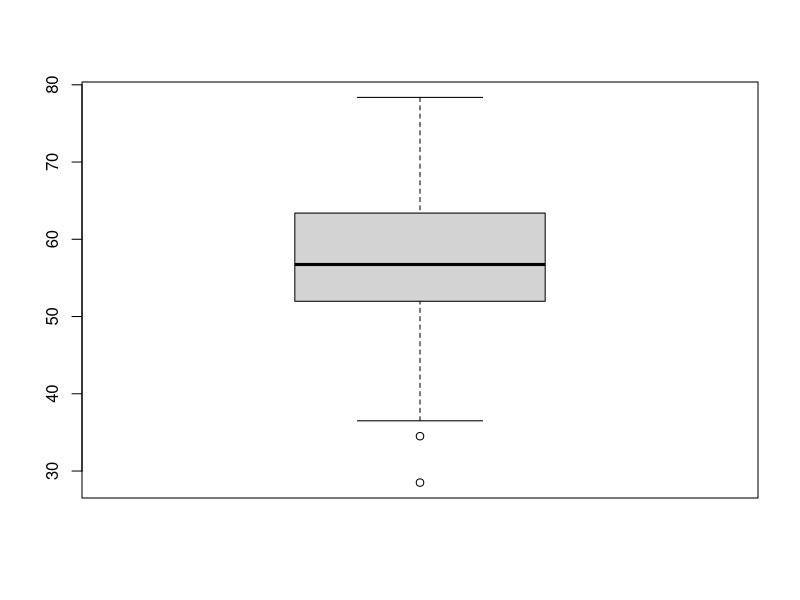
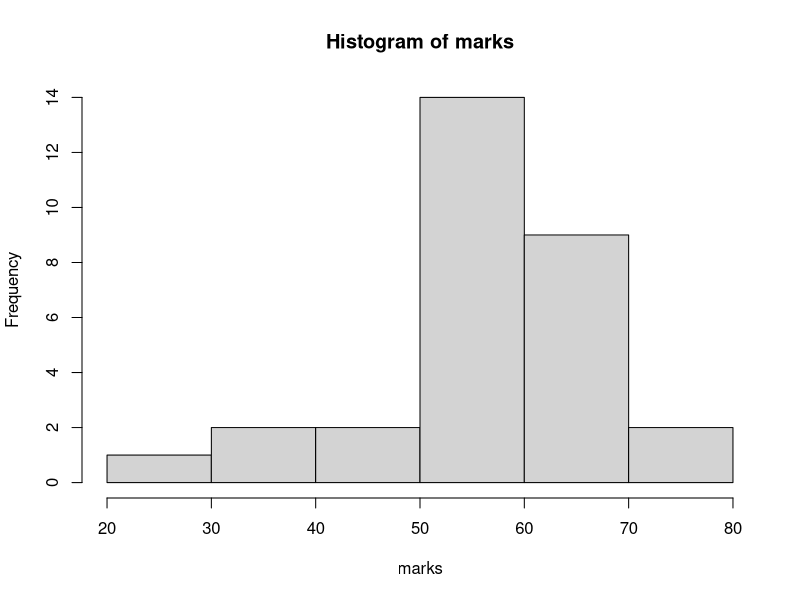
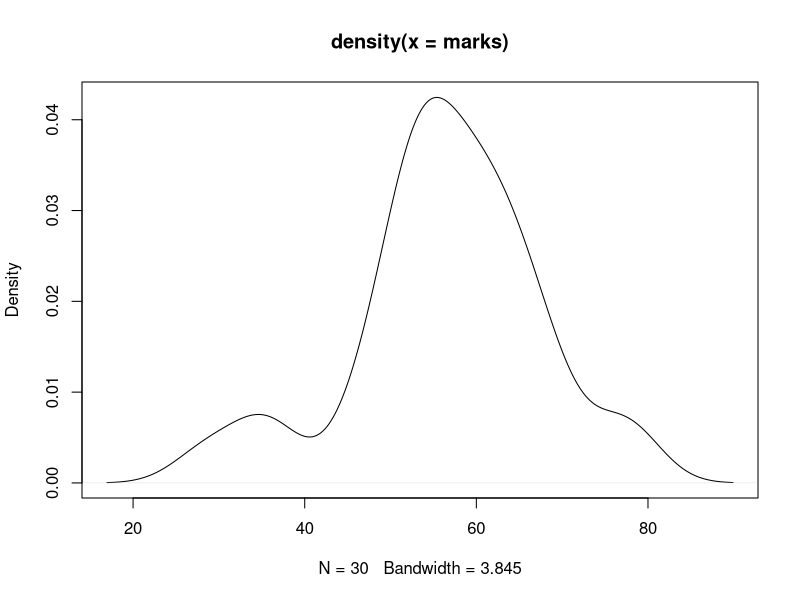
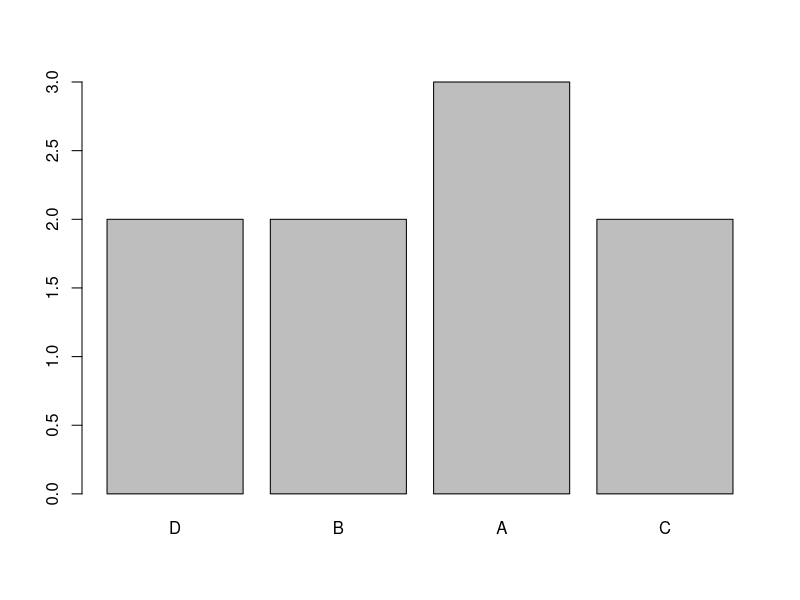
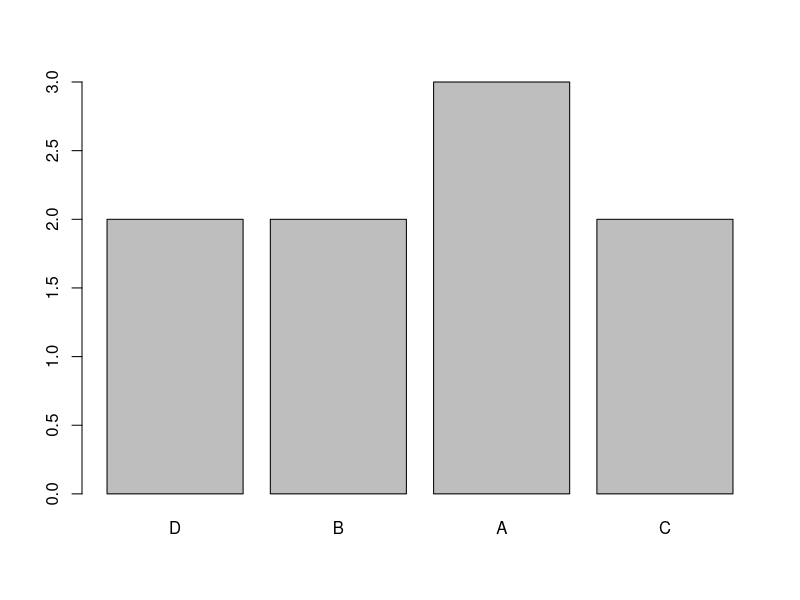
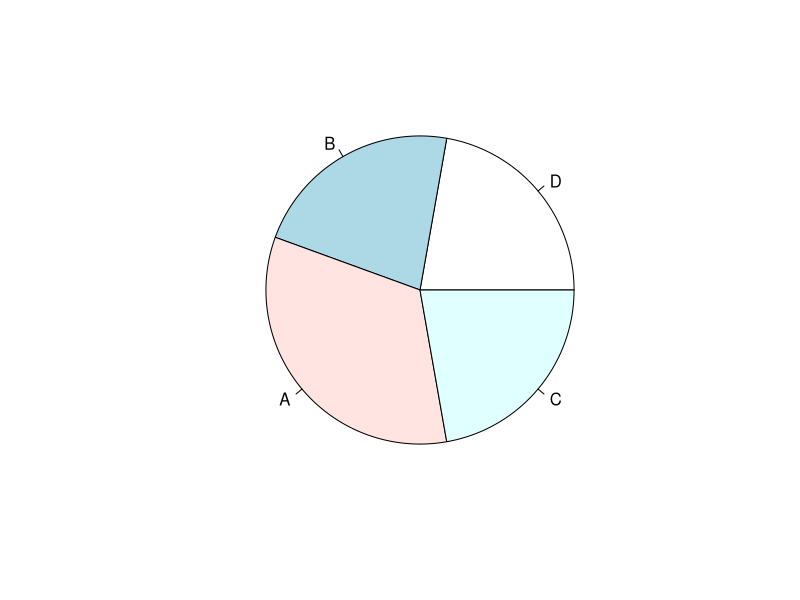

The R source for these figures, in order:
#vector
x<-c(1:3)
x
y<-c("apple","banana","mango")
y
x1=1:1000000
length(x1)
x1
x3=seq(10,100,3)
x3

#numeric vector----
(marks=rnorm(30,mean=60,sd=10))
?rnorm
mean(marks)
median(marks)
mode(marks)
sd(marks)
var(marks)
summary(marks)
boxplot(marks)
#property fo ds
length(marks)
range(marks)
str(marks)
?str
class(marks)
hist(marks)
plot(density(marks))

#character vector----
(names<-c("Joker","bAtman","catwoman","superman","lex"))
mean(names)
class(names)
summary(names)
gender<-c("M","F","M")
genderf<-factor(gender)
summary(genderf)
grades=c("A","B","C","D","A","C","A","B","D")
gradesf=factor(grades,ordered=T,levels=c("D","B","A","C"))
summary(gradesf)
gradesf
table(gradesf)
table(genderf)
barplot(table(gradesf))
barplot(table(gradesf))
pie(table(gradesf))

#logical vector----

married=c(T,F,T,T,T,F,F,T,T,F,T)
sum(married)
table(married)
class(married)
summary(married)
?pie
marks
trunc(marks);round(marks,1);floor(marks);ceiling(marks)
(marks1=trunc(marks))
marks1[1]
marks1[18]
marks1[1:5]
marks1
marks1[-2]
marks1[c(1,2,4,5,8,16)]
mean(marks1[c(1,2,4,5,8,16)])
marks1[marks1>60]
marks1>60 & marks1<65
marks1[marks1>60 & marks1<75]
set.seed(1234)
gender2=sample(c("M","F"),size=1000000,replace=T,prob=c(0.6,0.4))
gender2
table(gender2)
prop.table(table(gender2))
